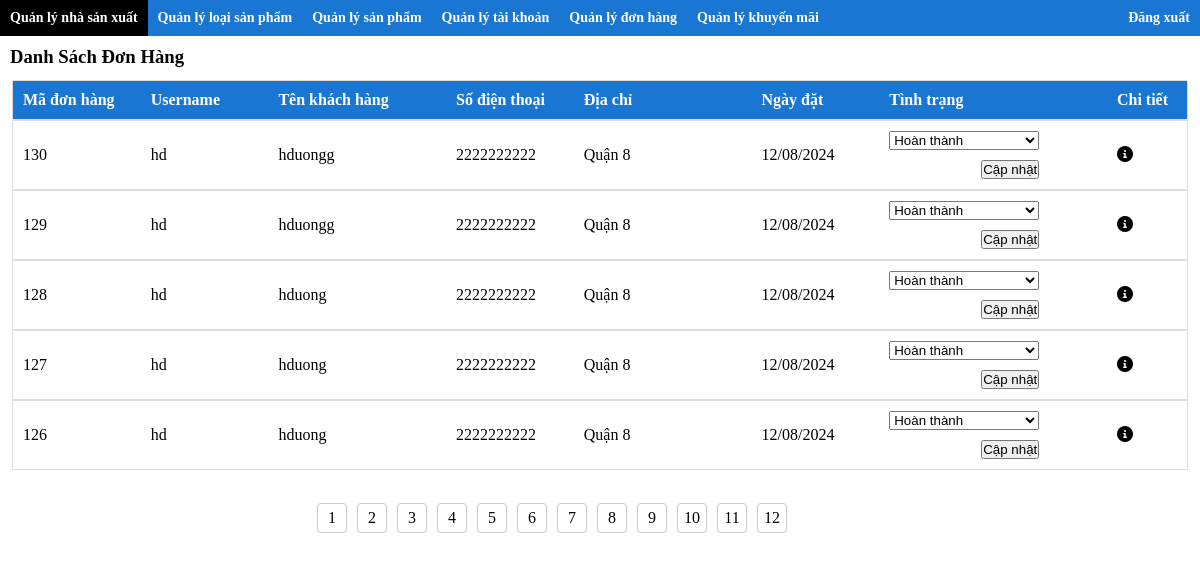
Screenshot of /webbanmaytinh/src/admin/index.php?action=quanlydonhang&&query=no (signed in) with the database file from the repository.
### tables this page shows
CREATE TABLE IF NOT EXISTS `dondathang` (
  `maDonDatHang` int(10) NOT NULL AUTO_INCREMENT,
  `maKH` varchar(50) NOT NULL,
  `tenKhach` varchar(50) NOT NULL,
  `emailKhach` varchar(50) NOT NULL,
  `sdtKhach` varchar(15) NOT NULL,
  `diaChiKhach` varchar(250) NOT NULL,
  `ngayDat` datetime DEFAULT NULL,
  `maTT` varchar(10) NOT NULL,
  `maKM` varchar(50) DEFAULT NULL,
  PRIMARY KEY (`maDonDatHang`),
  KEY `PK_DDH_TT` (`maTT`),
  KEY `PK_DDH_TK` (`maKH`),
  KEY `PK_DDH_KM` (`maKM`)
);

CREATE TABLE IF NOT EXISTS `trangthai` (
  `maTrangThai` varchar(10) NOT NULL,
  `tenTrangThai` varchar(50) NOT NULL,
  PRIMARY KEY (`maTrangThai`)
);

### webbanmaytinh/src/admin/modules/quanlydonhang/hienthi.php (the view, shortened to what this page needs)
<?php
include '../././db/connect.php';
?>
<div class="content-header">
    <h3 class="content-title">Danh Sách Đơn Hàng</h3>
</div>
<table class="content-wrapper" style="min-height:395px">
    <tr class="content-list head">
        <td class="content-item width100 head"> <b>Mã đơn hàng</b></td>
        <td class="content-item width100 head"> <b>Username</b></td>
        <td class="content-item width150 head"> <b>Tên khách hàng</b></td>
        <td class="content-item width100 head"> <b>Số điện thoại</b></td>
        <td class="content-item width150 head"> <b>Địa chỉ</b></td>
        <td class="content-item width100 head"> <b>Ngày đặt</b></td>
        <td class="content-item width200 head"> <b>Tình trạng</b></td>
        <td class="content-item width50 head"> <b>Chi tiết</b></td>
    </tr>
    <?php
    if (isset($_GET['page'])) {
        $page = $_GET['page'];
        $n = ($page - 1) * 5;
        $sql = $page == 1 ? "SELECT * FROM dondathang ORDER BY ngayDat DESC LIMIT 0,5" : "SELECT * FROM dondathang ORDER BY ngayDat DESC LIMIT $n,5";
    } else {
        $sql = "SELECT * FROM dondathang ORDER BY ngayDat DESC LIMIT 0,5";
    }
    $result = mysqli_query($conn, $sql);
    while ($row = mysqli_fetch_array($result)) {
        $tt = $row['maTT'];
        $maDDH = $row['maDonDatHang'];
    ?>
        <tr class="content-list" style="height: 70px;">
            <td class="content-item width100"><?php echo $row['maDonDatHang'] ?></td>
            <td class="content-item width100"><?php echo $row['maKH'] ?></td>
            <td class="content-item width150"><?php echo $row['tenKhach'] ?></td>
            <td class="content-item width100"><?php echo $row['sdtKhach'] ?></td>
            <td class="content-item width150"><?php echo $row['diaChiKhach'] ?></td>
            <td class="content-item width100"><?php echo date("d/m/Y", strtotime($row['ngayDat'])) ?></td>
            <td class="content-item width200">
                <form class="form-row" action="index.php?action=quanlydonhang&&query=capnhat&&id=<?php echo $maDDH ?>" method="POST">
                    <select name="tinhtrang">
                        <?php
                        $sql1 = "SELECT * FROM trangthai";
                        $result1 = mysqli_query($conn, $sql1);
                        while ($row1 = mysqli_fetch_array($result1)) {
                        ?>
                            <option value="<?php echo $row1['maTrangThai'] ?>" <?php if ($tt == $row1['maTrangThai']) echo 'selected'; ?>>
                                <?php echo $row1['tenTrangThai'] ?>
                            </option>
                        <?php
                        }
                        ?>
                    </select>
                    <input type="submit" name="capnhat" value="Cập nhật" style="margin-top: 10px; margin-left: 92px; cursor: pointer">
                </form>
            </td>
            <td class="content-item width50">
                <a href="index.php?action=quanlydonhang&&query=chitiet&&id=<?php echo $maDDH ?>"><i class="fa-solid fa-circle-info"></i></a>
            </td>
        </tr>
    <?php
    }
    ?>
</table>
<?php
include 'pagination.php';
?>

### webbanmaytinh/assets/css/styleAdmin.css (style rules this page uses)
* { margin: 0; padding: 0; box-sizing: border-box; }
:root { --width-sidebar:250px; --min-width-select:150px; }
a { text-decoration: none; color: black; }
table { width: 100%; }
select { width: var(--min-width-select); }
.main .content-header { display: flex; justify-content: space-between; margin-bottom: 10px; }
.main .content-wrapper { padding: 0 10px; margin-bottom: 10px; }
.main .content-title { margin: 10px 10px 0px; }
.main .content .content-list { display: flex; width: 100%; justify-content: space-between; align-items: center ; border: 1px solid #ddd; }
.main .content .content-list.head { background-color:#1976d2 ; color: #fff; }
.main .content .content-item { margin-left: 10px; word-break: break-all; padding: 10px 0; }
.main .content .content-item.head { display: block; }
.main .content .content-item.width50 { width: 50px; }
.main .content .content-item.width50 { width: 70px; }
.main .content .content-item.width100 { width: 100px; }
.main .content .content-item.width150 { width: 150px; }
.main .content .content-item.width200 { width: 200px; }

### rows the page displays
dondathang: maDonDatHang "130", maKH "hd", tenKhach "hduongg", sdtKhach "2222222222", diaChiKhach "Quận 8", ngayDat "12/08/2024", tinhtrang "Hoàn thành"
dondathang: maDonDatHang "129", maKH "hd", tenKhach "hduongg", sdtKhach "2222222222", diaChiKhach "Quận 8", ngayDat "12/08/2024", tinhtrang "Hoàn thành"
dondathang: maDonDatHang "128", maKH "hd", tenKhach "hduong", sdtKhach "2222222222", diaChiKhach "Quận 8", ngayDat "12/08/2024", tinhtrang "Hoàn thành"
dondathang: maDonDatHang "127", maKH "hd", tenKhach "hduong", sdtKhach "2222222222", diaChiKhach "Quận 8", ngayDat "12/08/2024", tinhtrang "Hoàn thành"
dondathang: maDonDatHang "126", maKH "hd", tenKhach "hduong", sdtKhach "2222222222", diaChiKhach "Quận 8", ngayDat "12/08/2024", tinhtrang "Hoàn thành"
